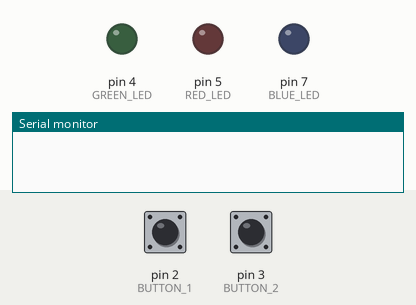
This sketch was run on a simulated Arduino Uno, built with avr-gcc and run on an emulated ATmega328P. Shown: output pins drawn as LEDs (lit = HIGH), the last lines printed to the serial monitor. Inputs (shaded band) come from the test bench; at power-on: pin 2 (BUTTON_1) HIGH, pin 3 (BUTTON_2) HIGH.

Above: at 1.2 s.
1.3 s: pin 2 (BUTTON_1) pulled LOW for 0.15 s
At 3.1 s:
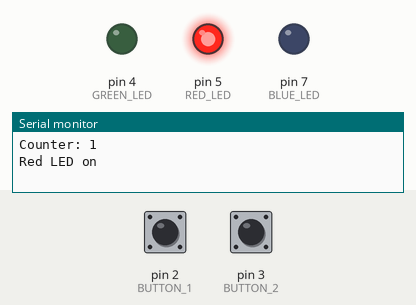
3.4 s: pin 3 (BUTTON_2) pulled LOW for 0.15 s
At 4.7 s:
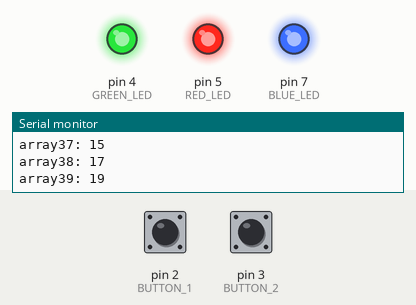
5.5 s: pin 2 (BUTTON_1) pulled LOW for 1 s
At 7.5 s:
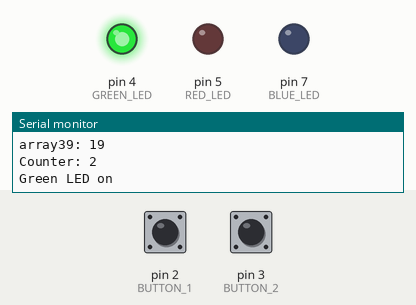
8.5 s: pin 2 (BUTTON_1) pulled LOW for 0.15 s
At 9.8 s:
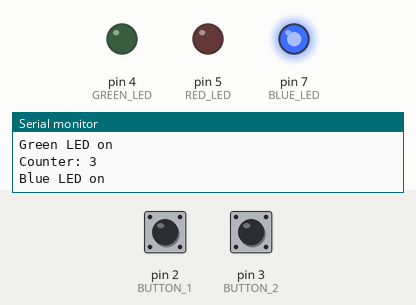
10.6 s: pin 2 (BUTTON_1) pulled LOW for 3.2 s
At 15.5 s:
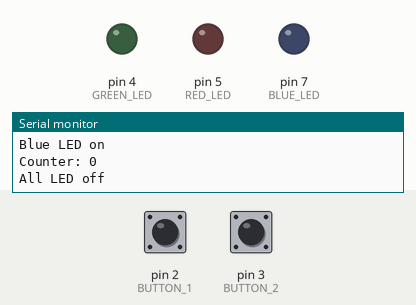
15.8 s: pin 3 (BUTTON_2) pulled LOW for 1 s
At 17.8 s:
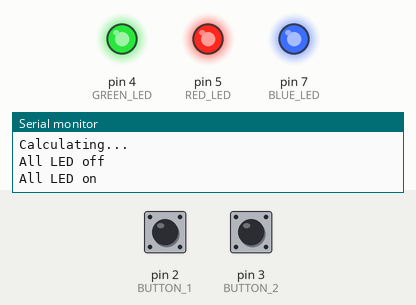
Timing chart, 0 to 19.3 s (numbered marks = the images above; inputs shaded):
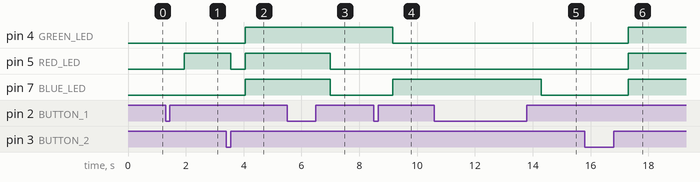

Measured:
- after the input at 1.3 s, pin 5 (RED_LED): LOW → HIGH after 0.65 s
- after the input at 3.4 s, pin 4 (GREEN_LED), pin 7 (BLUE_LED): LOW → HIGH after 0.65 s; pin 5 (RED_LED): HIGH → LOW after 0.15 s, → HIGH 0.50 s later
- after the input at 5.5 s, pin 5 (RED_LED), pin 7 (BLUE_LED): HIGH → LOW after 1.5 s
- after the input at 8.5 s, pin 4 (GREEN_LED): HIGH → LOW after 0.65 s; pin 7 (BLUE_LED): LOW → HIGH after 0.65 s
- after the input at 10.6 s, pin 7 (BLUE_LED): HIGH → LOW after 3.7 s
- after the input at 15.8 s, pin 4 (GREEN_LED), pin 5 (RED_LED), pin 7 (BLUE_LED): LOW → HIGH after 1.5 s

The sketch:

Lab2_Q3.ino
```cpp
#define RED_LED 5
#define GREEN_LED 4
#define BLUE_LED 7
#define BUTTON_1 2
#define BUTTON_2 3
#define TIME 500


int gArray1[10] = {1, 2, 3, 4, 5, 6, 7, 8, 9, 10};
int gArray2[10] = {0, 1, 2, 3, 4, 5, 6, 7, 8, 9};

int gArray3[10];

int gCounter = 0;

volatile int button1Flag = 0;
volatile int button2Flag = 0;


void setup() {
  // put your setup code here, to run once:
  Serial.begin(9600);
  pinMode(BUTTON_1, INPUT_PULLUP);
  pinMode(BUTTON_2, INPUT_PULLUP);
  pinMode(GREEN_LED, OUTPUT);
  pinMode(RED_LED, OUTPUT);
  pinMode(BLUE_LED, OUTPUT);

  attachInterrupt(digitalPinToInterrupt(BUTTON_1), isr_button1,CHANGE);
  attachInterrupt(digitalPinToInterrupt(BUTTON_2),isr_button2, CHANGE);
}

void loop() {
  // put your main code here, to run repeatedly:
  if (button1Flag == 1){
    delay(TIME);
    gCounter += 1;
    if (gCounter == 1) {

      Serial.print("Counter: ");
      Serial.println(gCounter);
      Serial.println("Red LED on");
      digitalWrite(RED_LED, HIGH);
      digitalWrite(GREEN_LED,LOW);
      digitalWrite(BLUE_LED, LOW);
      delay(TIME);

    } else if (gCounter == 2) {

      Serial.print("Counter: ");
      Serial.println(gCounter);
      Serial.println("Green LED on");
      digitalWrite(RED_LED, LOW);
      digitalWrite(GREEN_LED,HIGH);
      digitalWrite(BLUE_LED, LOW);
      delay(TIME);

    } else if (gCounter == 3) {

      Serial.print("Counter: ");
      Serial.println(gCounter);
      Serial.println("Blue LED on");
      digitalWrite(RED_LED, LOW);
      digitalWrite(GREEN_LED,LOW);
      digitalWrite(BLUE_LED, HIGH);
      delay(TIME);

    } else {
      gCounter = 0;

      Serial.print("Counter: ");
      Serial.println(gCounter);
      Serial.println("All LED off");
      digitalWrite(RED_LED, LOW);
      digitalWrite(GREEN_LED,LOW);
      digitalWrite(BLUE_LED, LOW);
      delay(TIME);
    }
    button1Flag = 0;
  }

  if (button2Flag == 1) {
    Serial.println("Calculating...");
    Serial.println("All LED off");
    digitalWrite(RED_LED, LOW);
    digitalWrite(GREEN_LED,LOW);
    digitalWrite(BLUE_LED, LOW);
    delay(TIME);

    for (int i = 0; i < 10; i++) {
      if (gCounter == 1) {

        gArray3[i] = gArray1[i] + gArray2[i];

      } else if (gCounter == 2) {

        gArray3[i] = gArray1[i] - gArray2[i];

      } else if (gCounter == 3) {

        gArray3[i] = gArray1[i] * gArray2[i];

      }
    }


    Serial.println("All LED on");
    digitalWrite(RED_LED, HIGH);
    digitalWrite(GREEN_LED,HIGH);
    digitalWrite(BLUE_LED, HIGH);
    delay(TIME);

    for (int i = 0; i < 10; i++) {
      Serial.print("array3");
      Serial.print(i);
      Serial.print(": ");
      Serial.println(gArray3[i]);
      }

  button2Flag = 0;
  }
}

void isr_button1(){
  if (digitalRead(BUTTON_1)){
    button1Flag= 1;
  }
}

void isr_button2(){
  if (digitalRead(BUTTON_2)){
    button2Flag= 1;
  }
}
```
